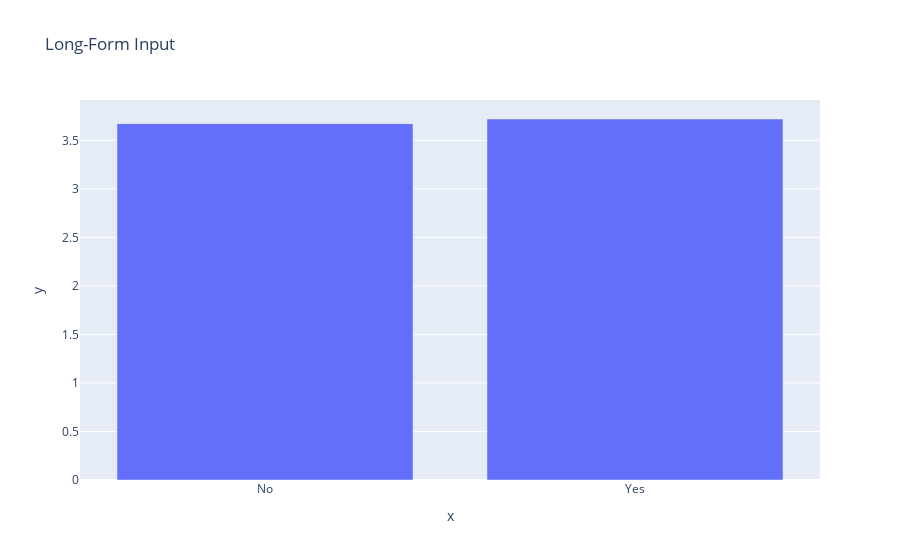

The code cell stored with this chart in its notebook:
### Code cell
fig = px.bar(df, x=df.groupby(by=['online_order'])['rate'].mean().index, y=df.groupby(by=['online_order'])['rate'].mean().values,
              title="Long-Form Input")
fig.show()

### Figure 1 — Plotly figure (JSON) as saved in the notebook; plotly's stock layout.template omitted (floating-point values rounded to 4 significant figures)
{"data": [{"alignmentgroup": "True", "hovertemplate": "x=%{x}<br>y=%{y}<extra></extra>", "legendgroup": "", "marker": {"color": "#636efa", "pattern": {"shape": ""}}, "name": "", "offsetgroup": "", "orientation": "v", "showlegend": false, "textposition": "auto", "type": "bar", "x": ["No", "Yes"], "xaxis": "x", "y": [3.672, 3.72], "yaxis": "y"}], "layout": {"barmode": "relative", "legend": {"tracegroupgap": 0}, "title": {"text": "Long-Form Input"}, "xaxis": {"anchor": "y", "domain": [0, 1], "title": {"text": "x"}}, "yaxis": {"anchor": "x", "domain": [0, 1], "title": {"text": "y"}}}}
